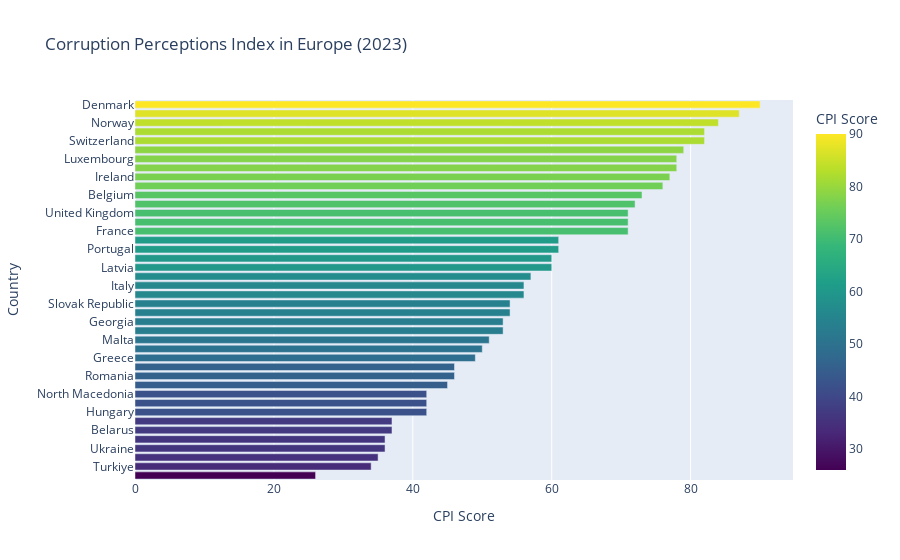

The cell this chart's notebook holds for it:
### Code cell
import plotly.express as px

# Sort the DataFrame by corruption score
europe_corruption_sorted = europe_corruption_2023.sort_values(by='2023', ascending=False)

# Create a bar chart
fig = px.bar(
    europe_corruption_sorted,
    x='2023',
    y='Economy Name',
    orientation='h',
    title='Corruption Perceptions Index in Europe (2023)',
    labels={'2023': 'CPI Score', 'Economy Name': 'Country'},
    color='2023',
    color_continuous_scale='Viridis'
)

# Update layout for better appearance
fig.update_layout(
    yaxis=dict(autorange="reversed"),  # Highest scores on top
    coloraxis_colorbar=dict(title="CPI Score")
)

fig.show()

### Figure 1 — Plotly figure (JSON) as saved in the notebook; plotly's stock layout.template omitted (floating-point values rounded to 4 significant figures)
{"data": [{"alignmentgroup": "True", "hovertemplate": "CPI Score=%{marker.color}<br>Country=%{y}<extra></extra>", "legendgroup": "", "marker": {"color": [90, 87, 84, 82, 82, 79, 78, 78, 77, 76, 73, 72, 71, 71, 71, 61, 61, 60, 60, 57, 56, 56, 54, 54, 53, 53, 51, 50, 49, 46, 46, 45, 42, 42, 42, 37, 37, 36, 36, 35, 34, 26], "coloraxis": "coloraxis", "pattern": {"shape": ""}}, "name": "", "offsetgroup": "", "orientation": "h", "showlegend": false, "textposition": "auto", "type": "bar", "x": [90, 87, 84, 82, 82, 79, 78, 78, 77, 76, 73, 72, 71, 71, 71, 61, 61, 60, 60, 57, 56, 56, 54, 54, 53, 53, 51, 50, 49, 46, 46, 45, 42, 42, 42, 37, 37, 36, 36, 35, 34, 26], "xaxis": "x", "y": ["Denmark", "Finland", "Norway", "Sweden", "Switzerland", "Netherlands", "Luxembourg", "Germany", "Ireland", "Estonia", "Belgium", "Iceland", "United Kingdom", "Austria", "France", "Lithuania", "Portugal", "Spain", "Latvia", "Czechia", "Italy", "Slovenia", "Slovak Republic", "Poland", "Georgia", "Cyprus", "Malta", "Croatia", "Greece", "Montenegro", "Romania", "Bulgaria", "North Macedonia", "Moldova", "Hungary", "Albania", "Belarus", "Serbia", "Ukraine", "Bosnia and Herzegovina", "Turkiye", "Russian Federation"], "yaxis": "y"}], "layout": {"barmode": "relative", "coloraxis": {"colorbar": {"title": {"text": "CPI Score"}}, "colorscale": [[0, "#440154"], [0.1111, "#482878"], [0.2222, "#3e4989"], [0.3333, "#31688e"], [0.4444, "#26828e"], [0.5556, "#1f9e89"], [0.6667, "#35b779"], [0.7778, "#6ece58"], [0.8889, "#b5de2b"], [1, "#fde725"]]}, "legend": {"tracegroupgap": 0}, "title": {"text": "Corruption Perceptions Index in Europe (2023)"}, "xaxis": {"anchor": "y", "domain": [0, 1], "title": {"text": "CPI Score"}}, "yaxis": {"anchor": "x", "autorange": "reversed", "domain": [0, 1], "title": {"text": "Country"}}}}
